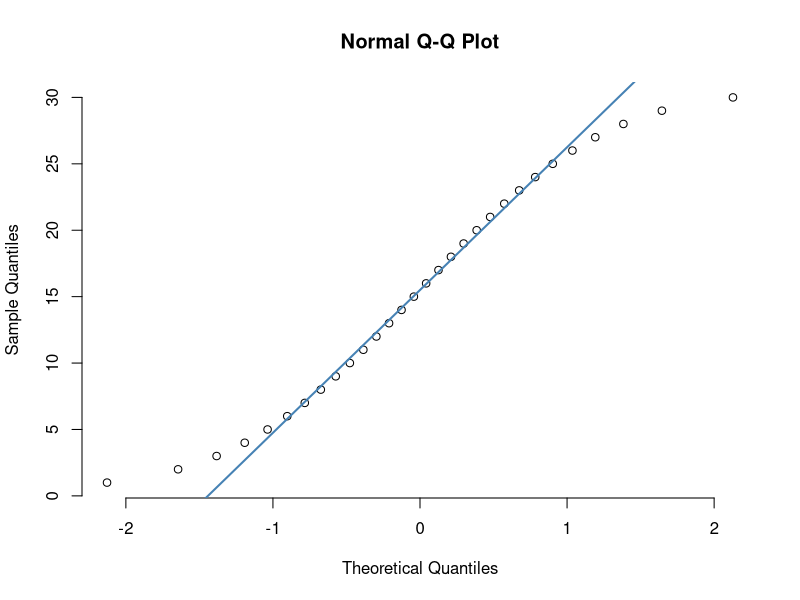
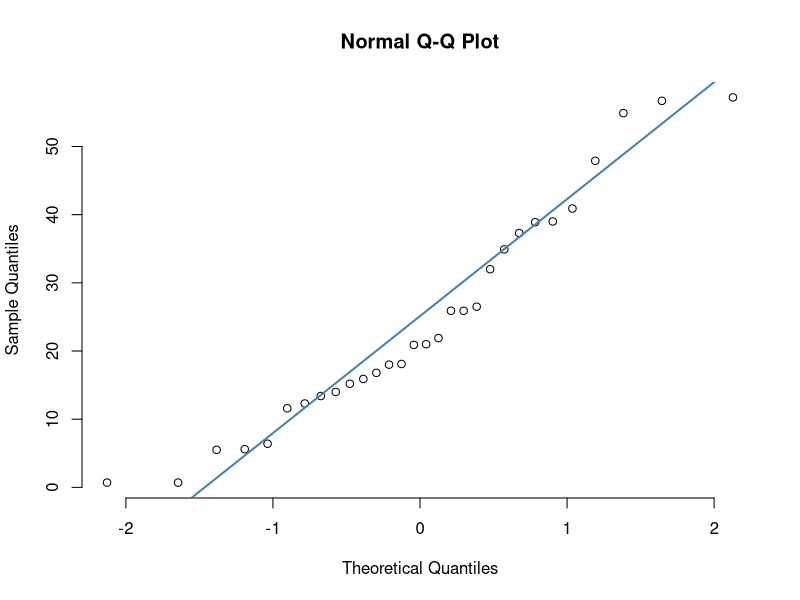
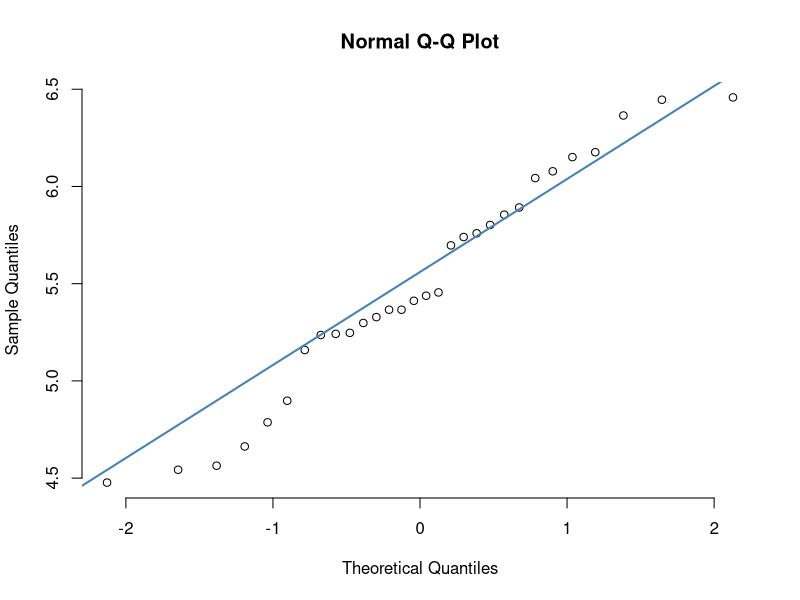
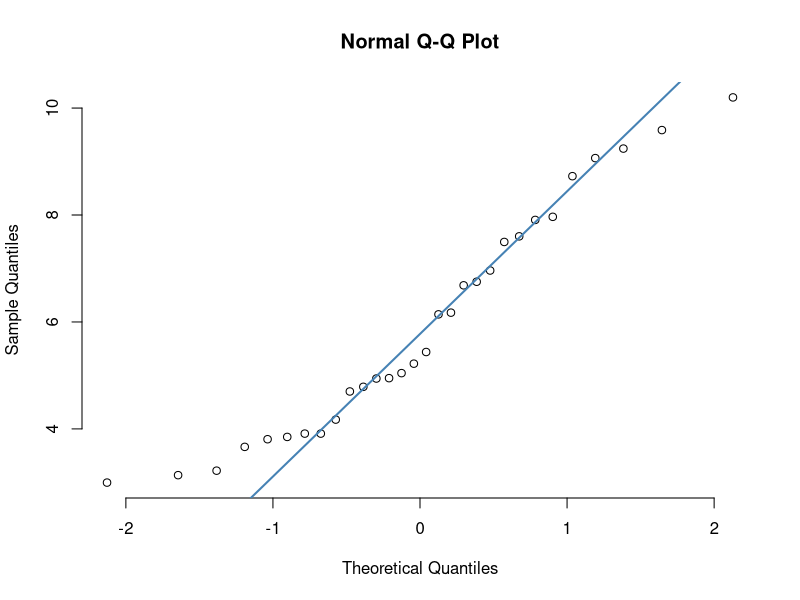
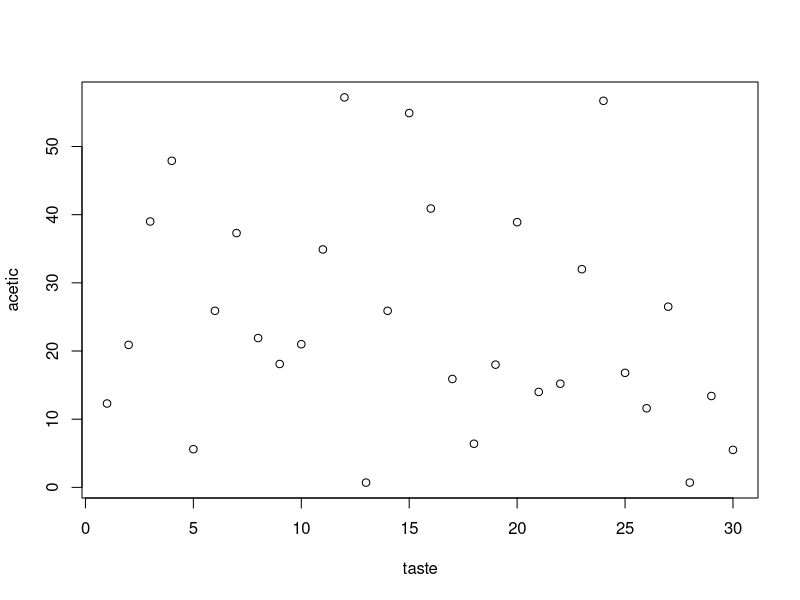
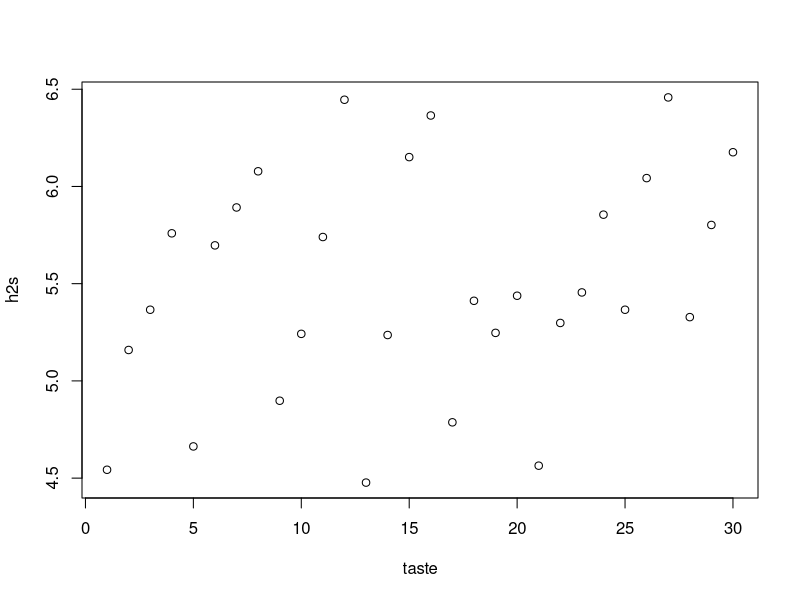
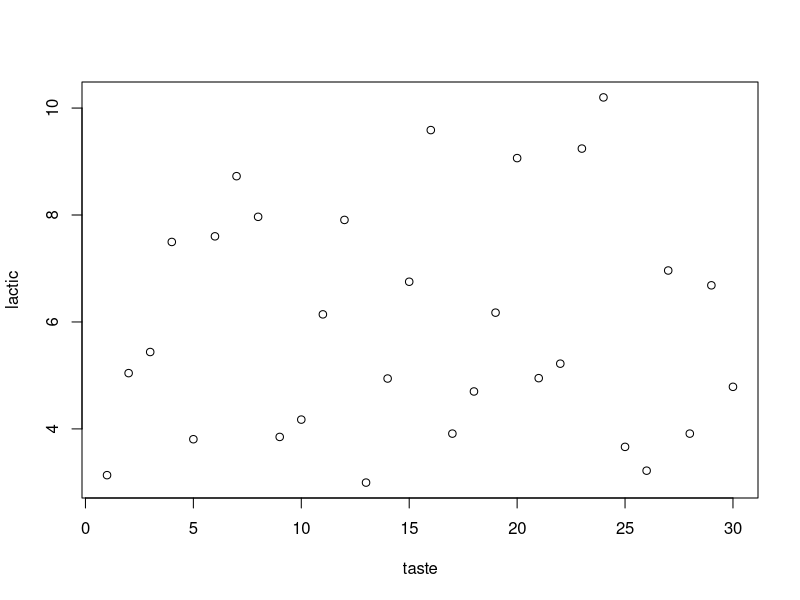
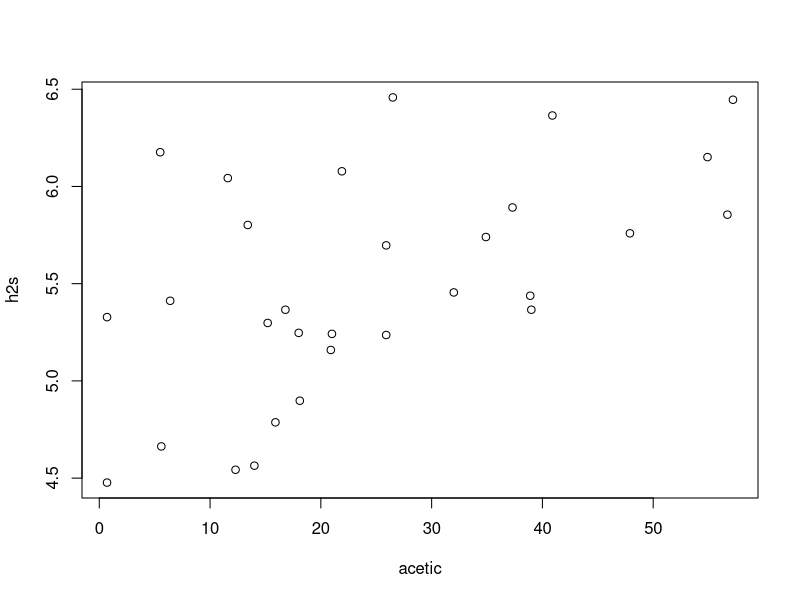

R code for these plots, in order:
## ---- chunk 1
knitr::opts_chunk$set(echo = FALSE, warning=FALSE)
## ---- chunk 2
setwd(getwd())

library(readxl)
loss <- read_excel("./ex11-53cheese.xls")

taste = c()
acetic = c()
h2s = c()
lactic = c()

for (n in 1:nrow(loss)) {
  taste <- append(taste, as.numeric(loss[n,1]))
  acetic <- append(acetic, as.numeric(loss[n,2]))
  h2s <- append(h2s, as.numeric(loss[n,3]))
  lactic <- append(lactic, as.numeric(loss[n,4]))
}


## ---- chunk 3
stem(taste)
qqnorm(taste, pch = 1, frame = FALSE)
qqline(taste, col = "steelblue", lwd = 2)
## ---- chunk 4
stem(acetic)
qqnorm(acetic, pch = 1, frame = FALSE)
qqline(acetic, col = "steelblue", lwd = 2)
## ---- chunk 5
stem(h2s)
qqnorm(h2s, pch = 1, frame = FALSE)
qqline(h2s, col = "steelblue", lwd = 2)
## ---- chunk 6
stem(lactic)
qqnorm(lactic, pch = 1, frame = FALSE)
qqline(lactic, col = "steelblue", lwd = 2)
## ---- chunk 7
plot(taste, acetic)
plot(taste, h2s)
plot(taste, lactic)
plot(acetic, h2s)
plot(acetic, lactic)
plot(h2s, lactic)
